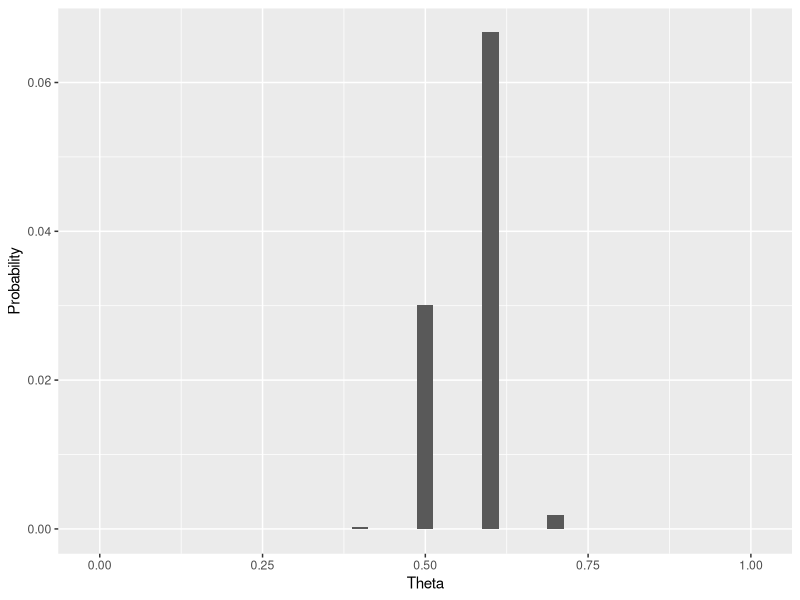
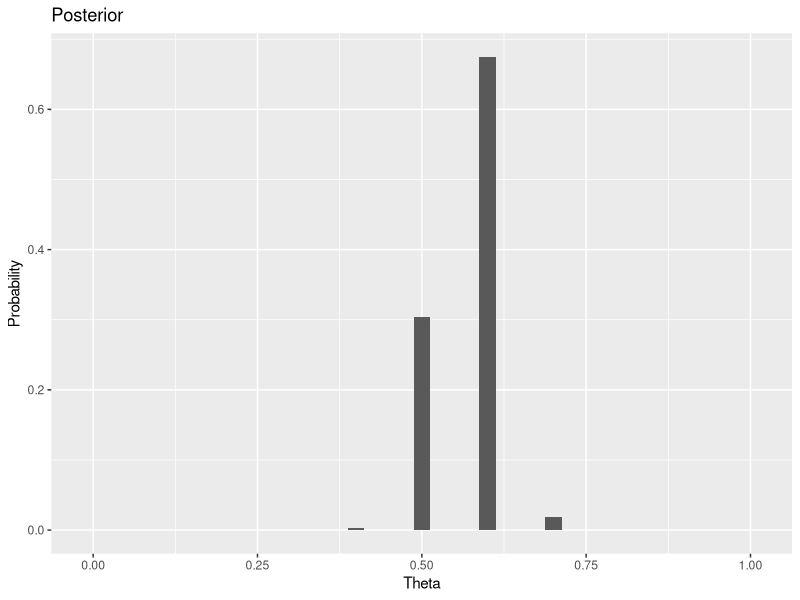
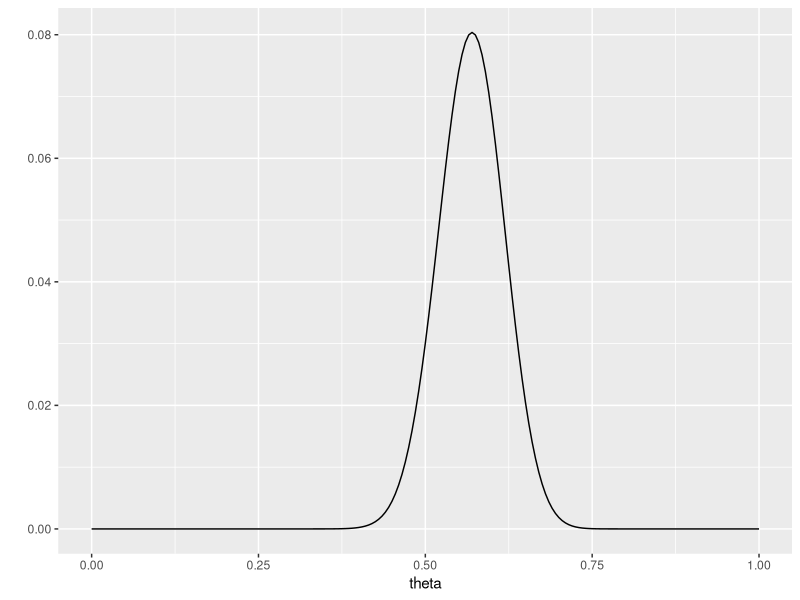
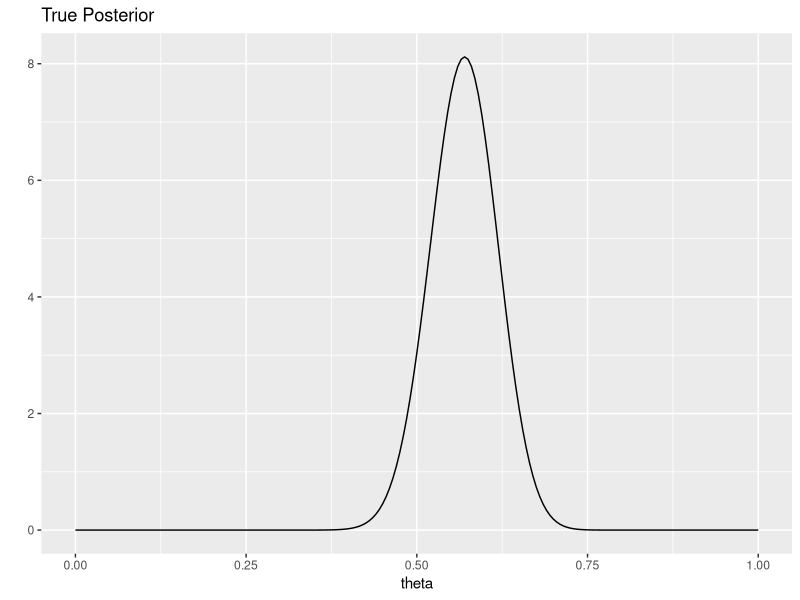
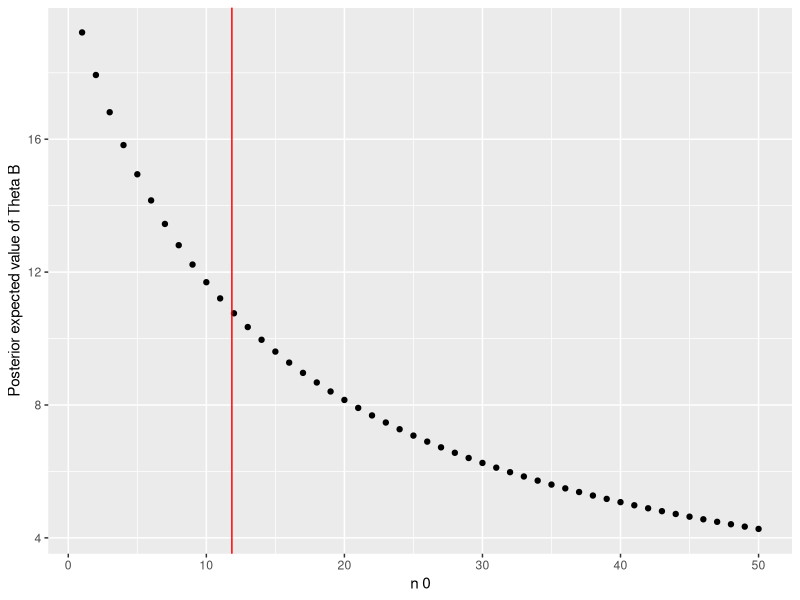
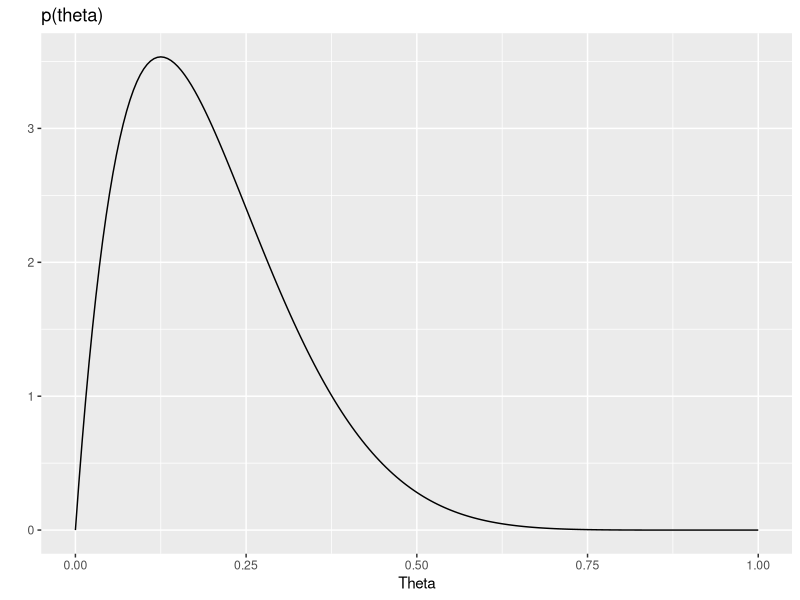
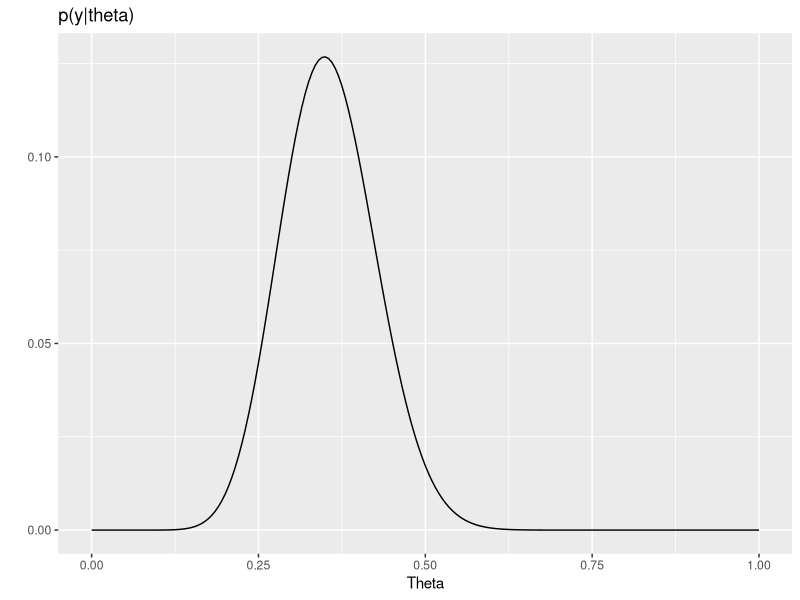
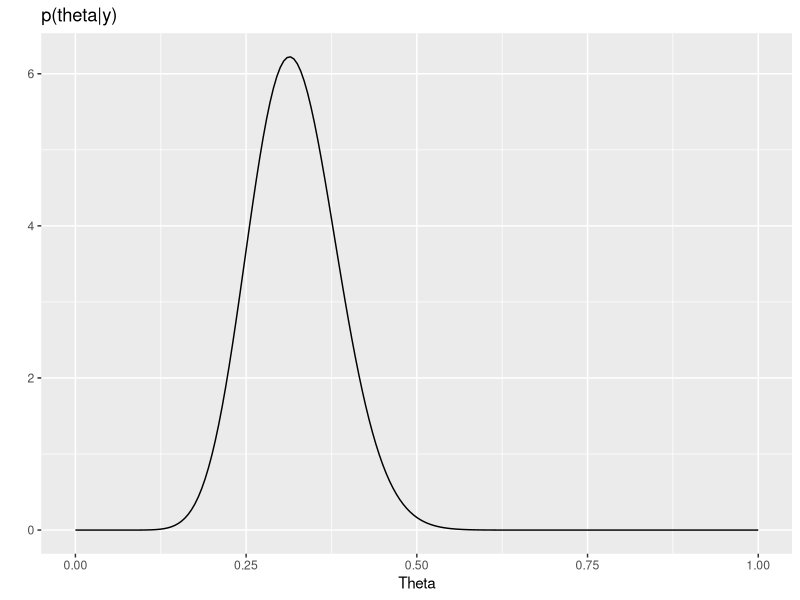

Here is the R script that generated these plots, in order:
## ---- chunk 1
library(tidyverse)
## ---- chunk 2
theta = seq(0,1,.1)
y_sum = 57
n = 100
pr = dbinom(y_sum, size = 100,prob = theta)
df = tibble(theta,pr)
df
ggplot(df,aes(x = theta, y = pr)) +
  geom_col(width = .025) +
  labs(x = "Theta", y = "Probability")
## ---- chunk 3
df <- df |> 
  mutate(post_precorrection = 1/11*pr)
p_sum = sum(df$post_precorrection)
df <- df |> 
  mutate(posterior = post_precorrection*1/p_sum)
ggplot(df,aes(x = theta, y = posterior)) +
  geom_col(width = .025) +
  labs(x = "Theta", y = "Probability", title = "Posterior")
## ---- chunk 4
theta_2 <- seq(0,1,.005)
pr_2 <- dbinom(y_sum, size = 100,prob = theta_2)
df_2 <- tibble(theta_2,pr_2)
ggplot(df_2, aes(theta_2, pr_2)) +
  geom_line() +
  labs(x = "theta", y = "")
## ---- chunk 5
df_2 <- df_2 |> 
  mutate(true_post = dbeta(theta_2, 1 + 57, 1 + 100 - 57))
df_2 |> 
  ggplot(aes(x = theta_2, y = true_post)) +
  geom_line() +
  labs(x = "theta", y = "", title = "True Posterior")
## ---- chunk 6
y_a = c(12,9,12,14,13,13,15,8,15,6)
y_b = c(11,11,10,9,9,8,7,10,6,8,8,9,7)
## ---- chunk 7
# A
y_a_sum = sum(y_a)
y_a_n = 10
y_a_a = 120
y_a_b = 10
y_a_posterior = c(y_a_a + y_a_sum, y_a_b + y_a_n)

# B
y_b_sum = sum(y_b)
y_b_n   = 13
y_b_a   = 12
y_b_b   = 1
y_b_posterior = c(y_b_a + y_b_sum, y_b_b + y_b_n)
## ---- chunk 8
y_a_posterior_exp = y_a_posterior[1]/y_a_posterior[2]
y_b_posterior_exp = y_b_posterior[1]/y_b_posterior[2]

y_a_posterior_var = y_a_posterior[1]/(y_a_posterior[2]^2)
y_b_posterior_var = y_b_posterior[1]/(y_b_posterior[2]^2)
## ---- chunk 9
y_a_int = qgamma(c(.025,.975), y_a_posterior[1], y_a_posterior[2])
y_b_int = qgamma(c(.025,.975), y_b_posterior[1], y_b_posterior[2])
## ---- chunk 10
y_b_n_seq = seq(1,50,1)
y_b_n_posterior_exp_seq = (12*y_b_n + y_b_sum)/(y_b_n_seq + y_b_n)
df = tibble(y_b_n_seq, y_b_n_posterior_exp_seq)
df |> 
  ggplot(aes(y_b_n_seq, y_b_n_posterior_exp_seq)) +
  geom_point() +
  geom_vline(xintercept = y_a_posterior_exp, col = "red") +
  labs(x = "n 0", y = "Posterior expected value of Theta B")
## ---- chunk 11
n = 43
y = 15
a = 2
b = 8
theta = seq(0,1,.005)
p_theta = dbeta(theta, a, b)
p_y_theta = dbinom(y, n, theta)
p_theta_y = dbeta(theta, a + y, b + n - y)
df = tibble(theta,p_theta,p_y_theta,p_theta_y)
## ---- chunk 12
par(mfrow= c(2,2))
df |> 
  ggplot(aes(x = theta, y = p_theta)) +
  geom_line() +
  labs(x = "Theta", y = "", title = "p(theta)")
df |> 
  ggplot(aes(x = theta, y = p_y_theta)) +
  geom_line() +
  labs(x = "Theta", y = "", title = "p(y|theta)")
df |> 
  ggplot(aes(x = theta, y = p_theta_y)) +
  geom_line() +
  labs(x = "Theta", y = "", title = "p(theta|y)")
## ---- chunk 13
p_a = a + y
p_b = b + n - y
p_mode = (p_a - 1)/((p_a - 1) + (p_b - 1))
p_exp = p_a/(p_a + p_b)
p_sd = sqrt(p_a*p_b/((p_a+p_b+1)*(p_a+p_b)^2))
## ---- chunk 14
p_int = qbeta(c(.025,.975), p_a, p_b)
## ---- chunk 15
a_2 = 8
b_2 = 2
p_theta_2 = dbeta(theta, a_2, b_2)
p_y_theta_2 = dbinom(y, n, theta)
p_theta_y_2 = dbeta(theta, a_2 + y, b_2 + n - y)
df_2 = tibble(theta,p_theta_2,p_y_theta_2,p_theta_y_2)
## ---- chunk 16
par(mfrow= c(2,2))
df_2 |> 
  ggplot(aes(x = theta, y = p_theta_2)) +
  geom_line() +
  labs(x = "Theta", y = "", title = "p(theta)")
df_2 |> 
  ggplot(aes(x = theta, y = p_y_theta_2)) +
  geom_line() +
  labs(x = "Theta", y = "", title = "p(y|theta)")
df_2 |> 
  ggplot(aes(x = theta, y = p_theta_y_2)) +
  geom_line() +
  labs(x = "Theta", y = "", title = "p(theta|y)")
## ---- chunk 17
p_a_2 = a_2 + y
p_b_2 = b_2 + n - y
p_mode_2 = (p_a_2 - 1)/((p_a_2 - 1) + (p_b_2 - 1))
p_exp_2 = p_a_2/(p_a_2 + p_b_2)
p_sd_2 = sqrt(p_a_2*p_b_2/((p_a_2+p_b_2+1)*(p_a_2+p_b_2)^2))
## ---- chunk 18
p_int_2 = qbeta(c(.025,.975), p_a_2, p_b_2)
## ---- chunk 19
p_theta_mix = function(theta){
  return(1/4*(gamma(10)/(gamma(2)*gamma(8)))*(3*theta*(1-theta)^7 + 
                                                theta^7*(1-theta)))
}
p_theta_mix_seq = p_theta_mix(theta)
df_3 = tibble(theta,p_theta_mix_seq)
df_3 |> 
  ggplot(aes(x = theta, y = p_theta_mix_seq)) +
  geom_line() +
  labs(x = "Theta", y = "", title = "Mixture Prior")
## ---- chunk 20
p_post = function(theta){
  return(1/4*(gamma(10)/(gamma(2)*gamma(8)))*(3*theta^(16)*(1-theta)^(35) + 
                                                theta^(22)*(1-theta)^(29)))}
p_post_seq = p_post(theta)
df_4 = tibble(theta, p_post_seq)
df_4 |> 
  ggplot(aes(x = theta, y = p_post_seq)) +
  geom_line() +
  labs(x = "Theta", y = "", title = "Mixed Dist p(theta) x p(y|theta)")
## ---- chunk 21
#data
n = 15
y = 2
#priors
a = 1
b = 1

#posterior statistics
expected = (a + y)/(a + b + n)
mode     = (a + y - 1)/(a + b + n - 2)
sd       = sqrt(expected*(1-expected)/(a + b + n + 1))
## ---- chunk 22
theta = seq(0,1,.005)
post_denstiy = dbeta(theta, shape1 = a + y, shape2 = b + n - y)
df = tibble(theta,post_denstiy)
df |> 
  ggplot(aes(x = theta, y= post_denstiy)) +
  geom_line() +
  labs(x = "Theta", y = "", title = "Posterior Density")
## ---- chunk 23
n_2 = 278
p_y2_given_y1 = function(y_2){
  #return(gamma(y_2 + 1)* gamma(n_2 + 13 - y_2)/(gamma(n_2 + 14)))
  return(choose(n_2,y_2)*(1/beta(3,14))*beta(y_2 + 3, n_2 + 14 - y_2))
}
y_2_seq = seq(0,278,1)
p_y2_given_y1_seq = p_y2_given_y1(y_2_seq)

df = tibble(y_2_seq,p_y2_given_y1_seq)

df |> 
  ggplot(aes(x = y_2_seq, y = p_y2_given_y1_seq)) +
  geom_col() +
  labs(x = "y2", y = "", title = "Pr(Y2 = y2|Y1 = 2)")
## ---- chunk 24
y_2_given_y_1_mean = sum(df$p_y2_given_y1_seq*y_2_seq)
y_2_given_y_1_sd   = sqrt(sum(df$p_y2_given_y1_seq*y_2_seq^2) 
                          - y_2_given_y_1_mean^2)
## ---- chunk 25
theta_hat = 2/15
mle_seq = dbinom(y_2_seq,n_2,theta_hat)
df = tibble(theta_hat, mle_seq)
df |> 
  ggplot(aes(x = y_2_seq, y = mle_seq)) +
  geom_col() +
  labs(x = "y2",y = "", title = "Pr(Y2=y2|Theta = 2/15)")
## ---- chunk 26
mle_mean = theta_hat*n_2
mle_sd   = sqrt(n_2*theta_hat*(1 - theta_hat))
